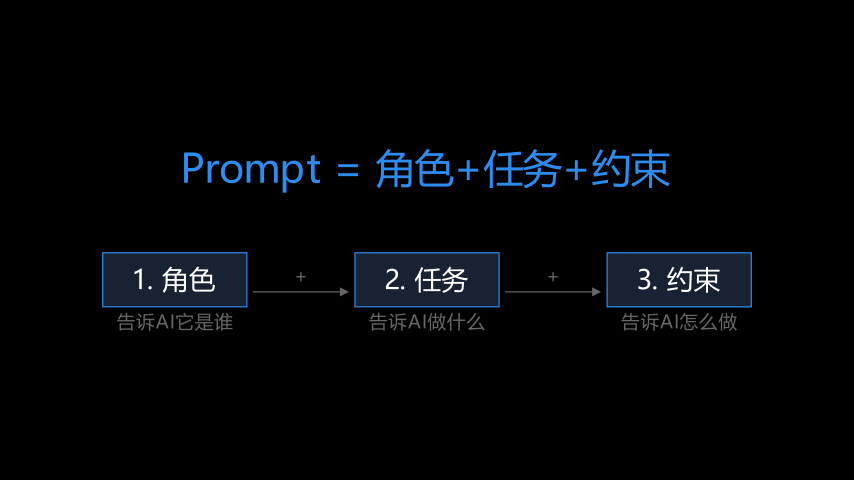

Write Python code to recreate this figure.
import sys, os
sys.path.insert(0, r"D:\6_agent_project\AI_video_edu")
os.chdir(r"D:\6_agent_project\AI_video_edu")
from manim import *
from style_guide import box_diagram
class P02_Golden(Scene):
    def construct(self):
        boxes = [
            {'label': '1. 角色', 'subtitle': '告诉AI它是谁'},
            {'label': '2. 任务', 'subtitle': '告诉AI做什么'},
            {'label': '3. 约束', 'subtitle': '告诉AI怎么做'},
        ]
        edges = [{'from':0,'to':1,'label':'+'},{'from':1,'to':2,'label':'+'}]
        diagram = box_diagram(title='Prompt = 角色+任务+约束', boxes=boxes, edges=edges)
        self.add(diagram)
        self.wait(0.1)
